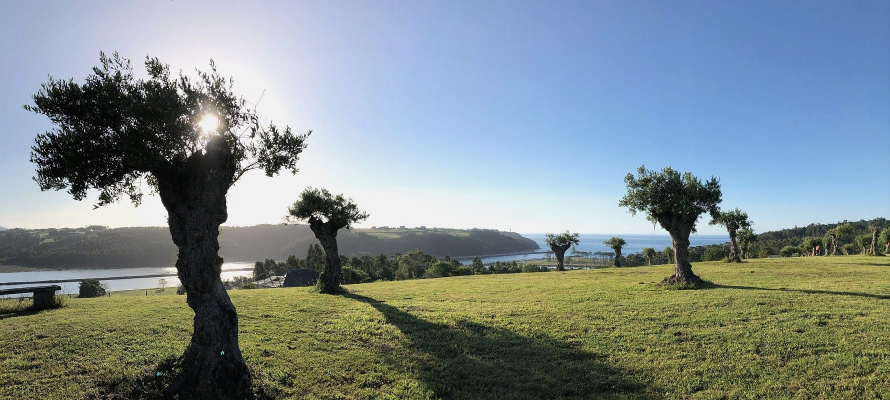
#> input picture img/fotos/olivos-1780.jpg, 1780 x 800 px (shown at 1/2 size)
$ python portada-capas.py ../img/fotos/olivos-1780.jpg
#> lines starting #> are read from the running program, lines starting #| are printed output that depends on the picture; after the words box and inside, x2 and y2 are one past the last pixel; in counts of white or black regions, pixels touching at a corner belong together
"""Portada «Del monte al mar»: separa la panorámica de los olivos (slider1, 1780x800) en dos capas para poner «Montemar»
ENTRE el cielo y los olivos (receta de ../a-palleira-pesoz-web/scripts/portada-marco.py, aquí con un mate suave).

  · cielo-<ancho>.{webp,avif,jpg}: la foto entera con los olivos BORRADOS del cielo (se rellena el cielo que tapaban las
    copas con un inpainting a 1/4 de escala, que en un cielo liso no deja rastro). Es la capa de atrás.
  · olivos-<ancho>.webp: la foto con el cielo TRANSPARENTE. Lo que queda opaco: las copas y los troncos que asoman al
    cielo y todo lo que está por debajo del horizonte (montes, ría, mar, pradera). Es la capa de delante.

El horizonte (línea de los montes y del mar) se toma de una polilínea medida sobre la foto y se afina columna a columna
con el salto de luz más fuerte a ±12 px. Por encima del horizonte, el alfa de cada píxel es su distancia de color al
cielo rellenado (un mate suave: las hojas sueltas a contraluz quedan semitransparentes, sin halo blanco).

Lee img/fotos/olivos-1780.jpg (sale de scripts/fotos.mjs: así las capas y la foto son los mismos píxeles).
  python -I -X utf8 scripts/portada-capas.py          (con --ver deja ref/raw/portada-capas-ver.jpg sobre magenta)
Escribe img/portada/ y img/portada/capas.json (tamaño, horizonte medio y la caja libre de cielo para el titular).
"""
import json, sys, pathlib
import numpy as np
import cv2
from PIL import Image

RAIZ = pathlib.Path(__file__).resolve().parent.parent
src = np.asarray(Image.open(RAIZ / 'img/fotos/olivos-1780.jpg').convert('RGB')).astype(np.float32)
H, W, _ = src.shape
#> H = 800; W = 1780
R, G, B = src[..., 0], src[..., 1], src[..., 2]
L = 0.3 * R + 0.59 * G + 0.11 * B

# ---------- horizonte ----------
POLI = [(0, 452), (600, 452), (700, 456), (1000, 458), (1060, 466), (1500, 466), (1560, 452), (1780, 436)]
k = W / 1780
#> k = 1
xs_p = np.array([p[0] * k for p in POLI]); ys_p = np.array([p[1] * k for p in POLI])
#> after `ys_p = np.array([p[1] * k for p in POLI])`: ys_p = [452, 452, 456, 458, 466, 466, 452, 436]
base = np.interp(np.arange(W), xs_p, ys_p)
Ls = cv2.GaussianBlur(L, (0, 0), 1.2)
grad = np.zeros_like(Ls); grad[1:] = Ls[:-1] - Ls[1:]          # caída de luz hacia abajo
#> after `grad[1:] = Ls[:-1] - Ls[1:]`:
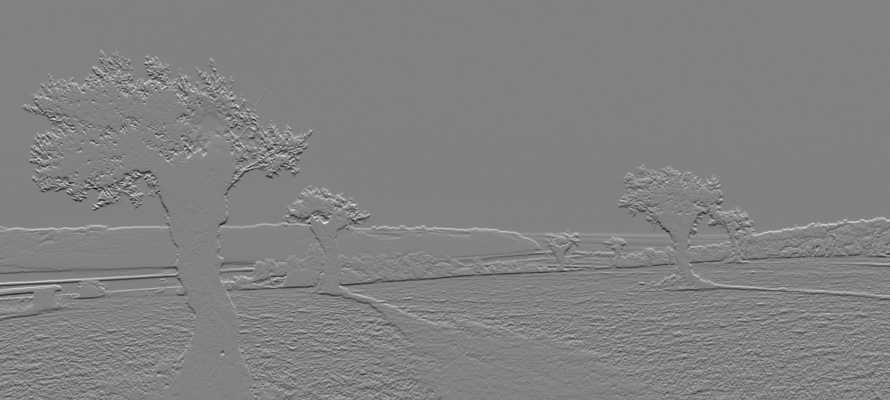
#> grad: shape (800, 1780) float32 (shown at 1/2 size); min -69.44, max 66.99, mean 0.1; drawn with min black and max white
hor = np.zeros(W)
#> hor = 1780 values from 0 to 0
for x in range(W):
    y0 = int(base[x] - 12 * k); y1 = int(base[x] + 12 * k)
    hor[x] = y0 + int(np.argmax(grad[y0:y1, x]))
#> after the loop, hor = 1780 values, max 477 at index 1060, min 435 at index 1754, mean 457.5
# suavizar (los troncos que cortan el horizonte dan picos)
hor = np.asarray(cv2.medianBlur(hor.astype(np.float32).reshape(1, -1), 5)).ravel()
#> hor = 1780 values, max 477 at index 1220, min 435 at index 1762, mean 457.5
hor = np.convolve(np.pad(hor, 15, mode='edge'), np.ones(31) / 31, mode='valid')
#> hor = 1780 values, max 475.3 at index 1231, min 437.5 at index 1761, mean 457.5
filas = np.arange(H)[:, None]
#> filas = 800 values from 0 to 799
encima = filas < hor[None, :] - 1
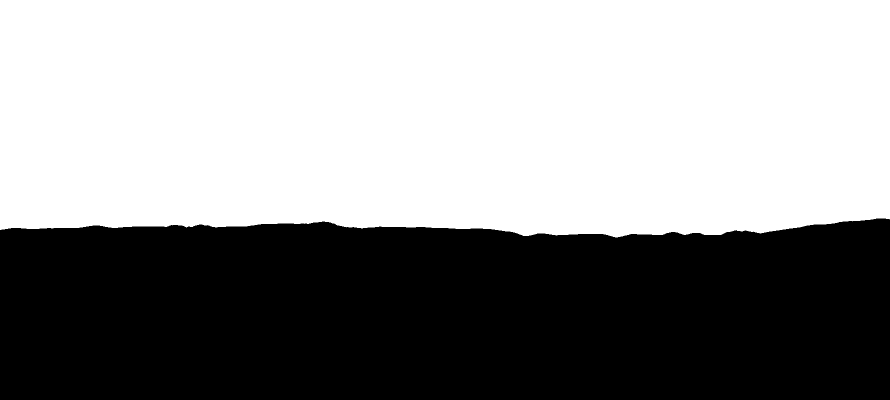
#> encima: shape (800, 1780) bool (shown at 1/2 size); 57.1% white; 1 black region, box (x1, y1, x2, y2) and area: (0, 437, 1780, 800) 610496

# ---------- copas en el cielo: máscara inicial ----------
cielo_c = ((B > R + 22) & (L > 95)) | (L > 212)
#> cielo_c: shape (800, 1780) bool; 48.7% white; 3570 white regions (3497 under 20 px), largest, box (x1, y1, x2, y2) and area: (224, 0, 1780, 517) 592406, (0, 0, 336, 402) 59105, (0, 343, 338, 459) 20617
arbol = encima & ~cielo_c
#> arbol: shape (800, 1780) bool; 9.8% white; 340 white regions (313 under 20 px), largest, box (x1, y1, x2, y2) and area: (0, 0, 625, 455) 111569, (1236, 333, 1508, 470) 18950, (566, 371, 740, 455) 7316
arbol = cv2.morphologyEx(arbol.astype(np.uint8), cv2.MORPH_OPEN, np.ones((2, 2), np.uint8))
#> arbol: shape (800, 1780); values 0 (black) and 1 (white), 9.5% white; 200 white regions (157 under 20 px), largest, box (x1, y1, x2, y2) and area: (0, 0, 613, 456) 107222, (1238, 336, 1509, 471) 18358, (572, 377, 741, 456) 6823
arbol = cv2.dilate(arbol, np.ones((5, 5), np.uint8)).astype(bool)
#> arbol: shape (800, 1780) bool; 11.6% white; 26 white regions, largest, box (x1, y1, x2, y2) and area: (0, 0, 628, 458) 132473, (1236, 333, 1511, 473) 22227, (563, 371, 743, 458) 9330

# ---------- cielo rellenado: inpainting a 1/4 ----------
q = 4
peq = cv2.resize(src, (W // q, H // q), interpolation=cv2.INTER_AREA)
mq = cv2.resize((arbol | ~encima).astype(np.uint8) * 255, (W // q, H // q), interpolation=cv2.INTER_NEAREST)
#> mq: shape (200, 445); 54.2% white; 31 black regions (25 under 20 px), largest, box (x1, y1, x2, y2) and area: (63, 0, 445, 119) 35811, (0, 0, 84, 100) 3574, (0, 90, 84, 115) 1137, (349, 107, 364, 118) 80, (100, 58, 109, 67) 57, (119, 63, 126, 73) 34
mq = cv2.dilate(mq, np.ones((3, 3), np.uint8))
#> mq: shape (200, 445); 56.4% white; 8 black regions (3 under 20 px), largest, box (x1, y1, x2, y2) and area: (65, 0, 445, 118) 34645, (0, 0, 83, 99) 3254, (0, 96, 82, 114) 833, (350, 109, 361, 117) 30, (102, 59, 108, 66) 26
rell = cv2.inpaint(np.clip(peq, 0, 255).astype(np.uint8), mq, 9, cv2.INPAINT_TELEA).astype(np.float32)
rell = cv2.GaussianBlur(rell, (0, 0), 2.0)
cielo_lleno = cv2.resize(rell, (W, H), interpolation=cv2.INTER_CUBIC)

# ---------- mate de los olivos ----------
dist = np.sqrt(((src - cielo_lleno) ** 2).sum(-1))
alfa = np.clip((dist - 16) / 48, 0, 1)
alfa = np.where(encima, alfa, 1.0)
# limpiar: islas sueltas de menos de 30 px en el cielo fuera
bin_ = (alfa > 0.5).astype(np.uint8)
#> bin_: shape (800, 1780); values 0 (black) and 1 (white), 52.3% white; 1583 black regions (1530 under 20 px), largest, box (x1, y1, x2, y2) and area: (0, 0, 1780, 470) 669653, (1388, 421, 1455, 470) 1602, (391, 227, 439, 276) 1197
n, lbl, st, _ = cv2.connectedComponentsWithStats(bin_, 8)
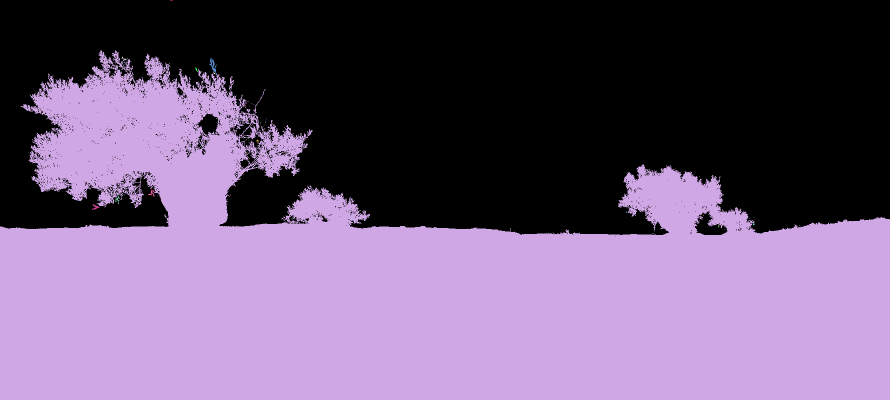
#> lbl: shape (800, 1780) int32 (shown at 1/2 size); 164 distinct labels, from 0 to 163; one colour per label, 0 black
#> n = 164; st = 164 rows, first 6: [0, 0, 1780, 474, 679339], [340, 0, 6, 1, 6], [0, 100, 1780, 700, 744001], [228, 104, 1, 1, 1], [243, 113, 10, 9, 27], [254, 117, 2, 1, 2]
for i in range(1, n):
    if st[i, cv2.CC_STAT_AREA] < 30 * k * k:
        alfa[lbl == i] = 0
#> alfa: shape (800, 1780) float32; min 0, max 1, mean 0.524
# el borde del horizonte, sin escalón: 1,5 px de transición
transi = np.clip((filas - (hor[None, :] - 2.5)) / 1.5, 0, 1)
alfa = np.where(encima, np.maximum(alfa, transi), 1.0)
alfa = cv2.GaussianBlur(alfa.astype(np.float32), (0, 0), 0.6)

# la capa de atrás: el cielo rellenado donde había copa; abajo, la foto (queda tapada por la de delante)
peso = np.where(encima, np.clip(alfa * 1.6, 0, 1), 0)[..., None]
atras = src * (1 - peso) + cielo_lleno * peso

# ---------- la caja libre de cielo para el titular (sin copas) ----------
libre = encima & (alfa < 0.05)
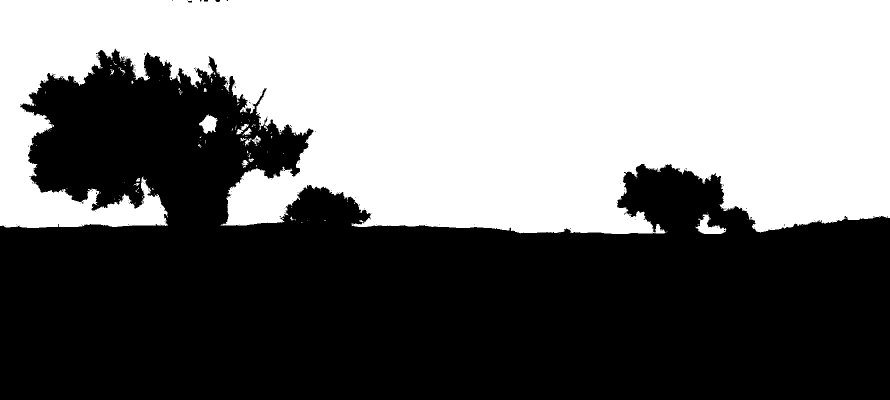
#> libre: shape (800, 1780) bool (shown at 1/2 size); 46.1% white; 129 white regions (110 under 20 px), largest, box (x1, y1, x2, y2) and area: (0, 0, 1780, 468) 652875, (1391, 429, 1453, 468) 1092, (398, 229, 435, 268) 838
filas_libres = libre.mean(1)
#> filas_libres = 800 values, max 1 at index 5, min 0 at index 468, mean 0.461
OUT = RAIZ / 'img/portada'
OUT.mkdir(parents=True, exist_ok=True)
datos = {'ancho': W, 'alto': H, 'horizonte_medio': round(float(np.median(hor)), 1), 'horizonte_min': round(float(hor.min()), 1),
         'cielo_libre_por_fila': [round(float(v), 3) for v in filas_libres[::20]], 'nota': 'filas cada 20 px: fracción de la fila que es cielo libre'}

ANCHOS = [800, 1200, 1780]
ra = Image.fromarray(np.clip(atras, 0, 255).astype(np.uint8))
fg = np.dstack([np.clip(src, 0, 255), np.clip(alfa * 255, 0, 255)]).astype(np.uint8)
rf = Image.fromarray(fg, 'RGBA')
for w in ANCHOS:
    h = round(H * w / W)
    a = ra if w == W else ra.resize((w, h), Image.LANCZOS)
    f = rf if w == W else rf.resize((w, h), Image.LANCZOS)
    a.save(OUT / f'cielo-{w}.webp', 'WEBP', quality=64, method=6)
    a.save(OUT / f'cielo-{w}.jpg', 'JPEG', quality=82, optimize=True, progressive=True)
    f.save(OUT / f'olivos-{w}.webp', 'WEBP', quality=80, alpha_quality=88, method=6)
    f.save(OUT / f'olivos-{w}.png', 'PNG', optimize=True)
    print(w, 'cielo', (OUT / f'cielo-{w}.webp').stat().st_size // 1024, 'KB · olivos', (OUT / f'olivos-{w}.webp').stat().st_size // 1024, 'KB (webp)', (OUT / f'olivos-{w}.png').stat().st_size // 1024, 'KB (png)')
datos['anchos'] = ANCHOS

# ---------- recortes para móvil y tableta (dirección de arte): los MISMOS píxeles, sin escalar ----------
# El encuadre de la portada recorta la foto al centro (object-fit: cover): en móvil es cuadrado (800x800, x 490-1290)
# y en tableta 1,6:1 (1280x800, x 250-1530). Servir solo ese trozo ahorra más de la mitad de los bytes del LCP.
RECORTES = {'m': (490, 800, [800, 560]), 't': (250, 1280, [1280, 900])}
datos['recortes'] = {}
for clave, (x0, ancho, anchos_r) in RECORTES.items():
    caja = (round(x0 * k), 0, round((x0 + ancho) * k), H)
    a0, f0 = ra.crop(caja), rf.crop(caja)
    for w in anchos_r:
        h = round(H * w / (caja[2] - caja[0]))
        a = a0 if w == caja[2] - caja[0] else a0.resize((w, h), Image.LANCZOS)
        f = f0 if w == caja[2] - caja[0] else f0.resize((w, h), Image.LANCZOS)
        a.save(OUT / f'cielo-{clave}{w}.webp', 'WEBP', quality=64, method=6)   # el cielo es liso: aguanta más compresión
        f.save(OUT / f'olivos-{clave}{w}.webp', 'WEBP', quality=80, alpha_quality=88, method=6)
        print(f'{clave}{w}', 'cielo', (OUT / f'cielo-{clave}{w}.webp').stat().st_size // 1024, 'KB · olivos', (OUT / f'olivos-{clave}{w}.webp').stat().st_size // 1024, 'KB')
    datos['recortes'][clave] = {'x': x0, 'ancho': ancho, 'anchos': anchos_r}
#> this loop made 2 passes
#> pass 1, `a0, f0 = ra.crop(caja), rf.crop(caja)`:
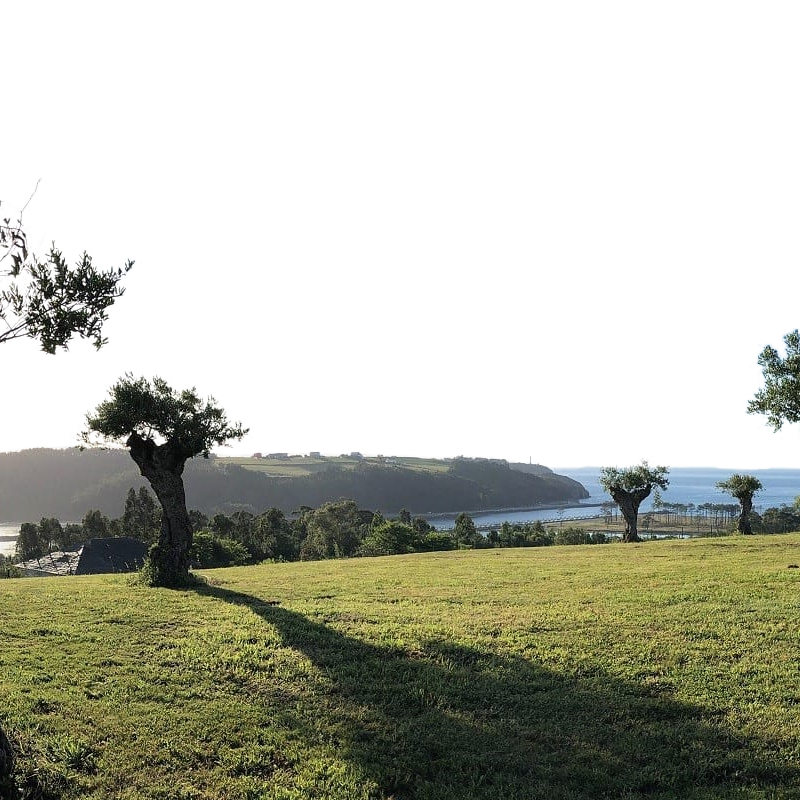
#> f0: PIL image 800x800 RGBA; mean R, G, B, A 142.3, 155.7, 158.8, 116.6; transparent parts drawn white
#> after the loop:
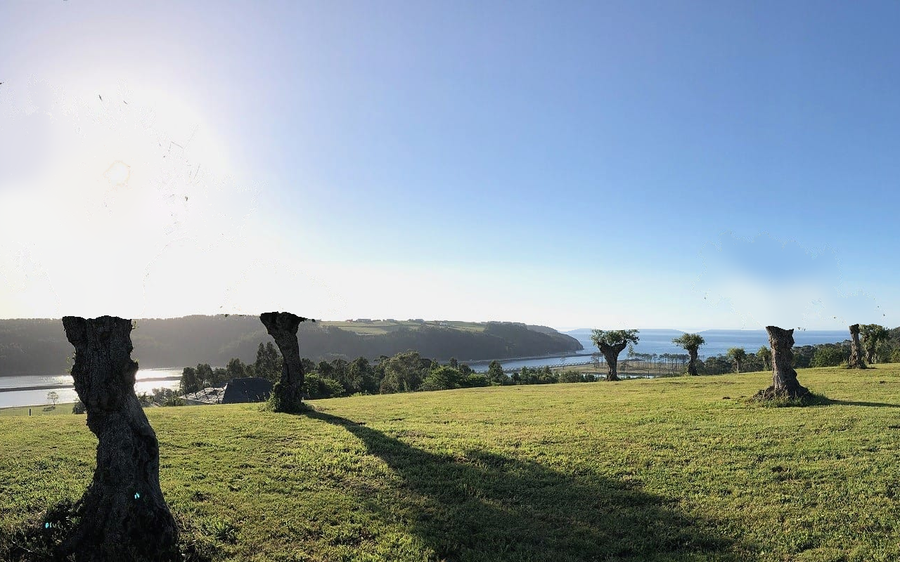
#> a: PIL image 900x562 RGB; mean R, G, B 145.5, 158.3, 161.6
#> after the loop:
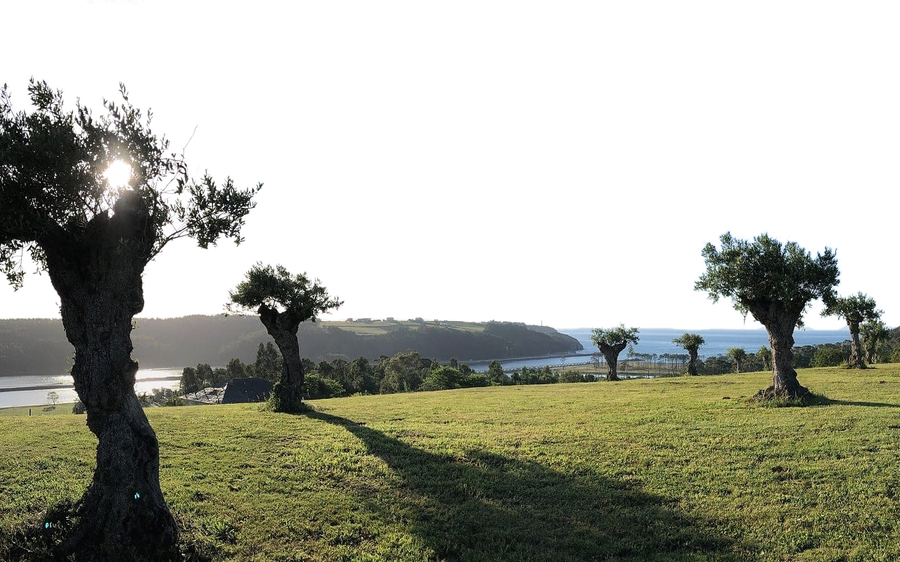
#> f: PIL image 900x562 RGBA; mean R, G, B, A 52.3, 53.5, 40.9, 132.4; transparent parts drawn white
#> after the loop, datos = 8 items
(OUT / 'capas.json').write_text(json.dumps(datos, indent=1), encoding='utf-8')
print('horizonte medio', datos['horizonte_medio'])
#| horizonte medio 456.4

if '--ver' in sys.argv:
    mag = np.zeros_like(src); mag[..., 0] = 255; mag[..., 2] = 255
    ver = src * alfa[..., None] + mag * (1 - alfa[..., None])
    Image.fromarray(np.clip(ver, 0, 255).astype(np.uint8)).save(RAIZ / 'ref/raw/portada-capas-ver.jpg', quality=85)
    Image.fromarray(np.clip(atras, 0, 255).astype(np.uint8)).save(RAIZ / 'ref/raw/portada-cielo-ver.jpg', quality=85)
